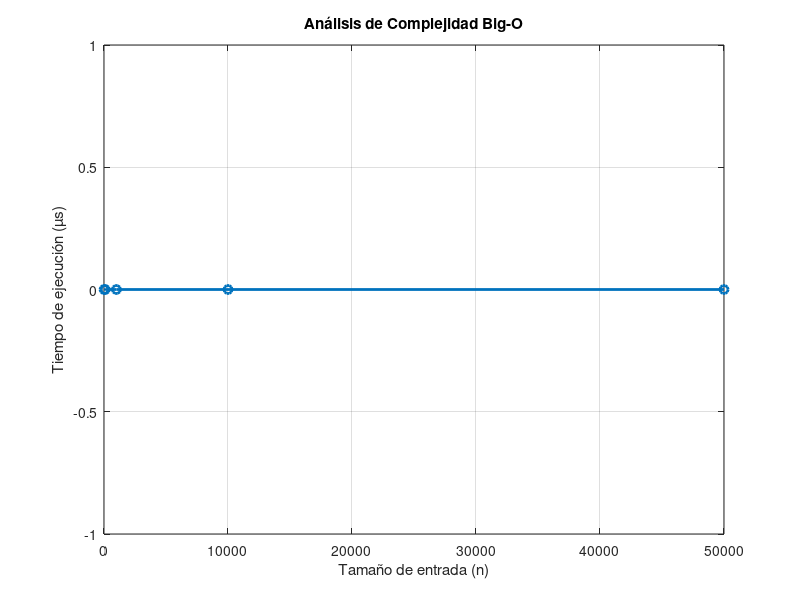

MATLAB code to generate this figure:
data = load('data.txt');
inputs = data(:,1);
times = data(:,2);

figure;
plot(inputs, times, 'o-', 'LineWidth', 2);
xlabel('Tamaño de entrada (n)');
ylabel('Tiempo de ejecución (µs)');
title('Análisis de Complejidad Big-O');
grid on;
